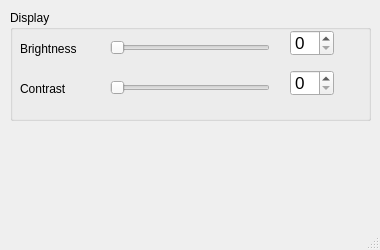
<?xml version="1.0" encoding="UTF-8"?>
<ui version="4.0">
 <class>MainWindow</class>
 <widget class="QMainWindow" name="MainWindow">
  <property name="geometry">
   <rect>
    <x>0</x>
    <y>0</y>
    <width>380</width>
    <height>250</height>
   </rect>
  </property>
  <property name="minimumSize">
   <size>
    <width>380</width>
    <height>250</height>
   </size>
  </property>
  <property name="maximumSize">
   <size>
    <width>380</width>
    <height>250</height>
   </size>
  </property>
  <property name="windowTitle">
   <string>Monitor Controller</string>
  </property>
  <widget class="QWidget" name="centralwidget">
   <widget class="QGroupBox" name="groupBox">
    <property name="geometry">
     <rect>
      <x>10</x>
      <y>10</y>
      <width>361</width>
      <height>111</height>
     </rect>
    </property>
    <property name="title">
     <string>Display</string>
    </property>
    <widget class="QSpinBox" name="contrastSpinBox">
     <property name="geometry">
      <rect>
       <x>280</x>
       <y>60</y>
       <width>44</width>
       <height>26</height>
      </rect>
     </property>
     <property name="font">
      <font>
       <pointsize>13</pointsize>
      </font>
     </property>
     <property name="singleStep">
      <number>1</number>
     </property>
     <property name="displayIntegerBase">
      <number>10</number>
     </property>
    </widget>
    <widget class="QSlider" name="contrastSlider">
     <property name="geometry">
      <rect>
       <x>100</x>
       <y>70</y>
       <width>160</width>
       <height>16</height>
      </rect>
     </property>
     <property name="orientation">
      <enum>Qt::Horizontal</enum>
     </property>
    </widget>
    <widget class="QLabel" name="label_2">
     <property name="geometry">
      <rect>
       <x>10</x>
       <y>70</y>
       <width>81</width>
       <height>17</height>
      </rect>
     </property>
     <property name="text">
      <string>Contrast</string>
     </property>
    </widget>
    <widget class="QSpinBox" name="brightSpinBox">
     <property name="geometry">
      <rect>
       <x>280</x>
       <y>20</y>
       <width>44</width>
       <height>26</height>
      </rect>
     </property>
     <property name="font">
      <font>
       <pointsize>13</pointsize>
      </font>
     </property>
     <property name="singleStep">
      <number>1</number>
     </property>
     <property name="displayIntegerBase">
      <number>10</number>
     </property>
    </widget>
    <widget class="QSlider" name="brightnessSlider">
     <property name="geometry">
      <rect>
       <x>100</x>
       <y>30</y>
       <width>160</width>
       <height>16</height>
      </rect>
     </property>
     <property name="orientation">
      <enum>Qt::Horizontal</enum>
     </property>
    </widget>
    <widget class="QLabel" name="label">
     <property name="geometry">
      <rect>
       <x>10</x>
       <y>30</y>
       <width>81</width>
       <height>17</height>
      </rect>
     </property>
     <property name="text">
      <string>Brightness</string>
     </property>
    </widget>
   </widget>
   <widget class="QLabel" name="loading_lbl">
    <property name="geometry">
     <rect>
      <x>160</x>
      <y>170</y>
      <width>50</width>
      <height>50</height>
     </rect>
    </property>
    <property name="text">
     <string/>
    </property>
   </widget>
  </widget>
  <widget class="QStatusBar" name="statusbar"/>
 </widget>
 <resources/>
 <connections/>
</ui>
